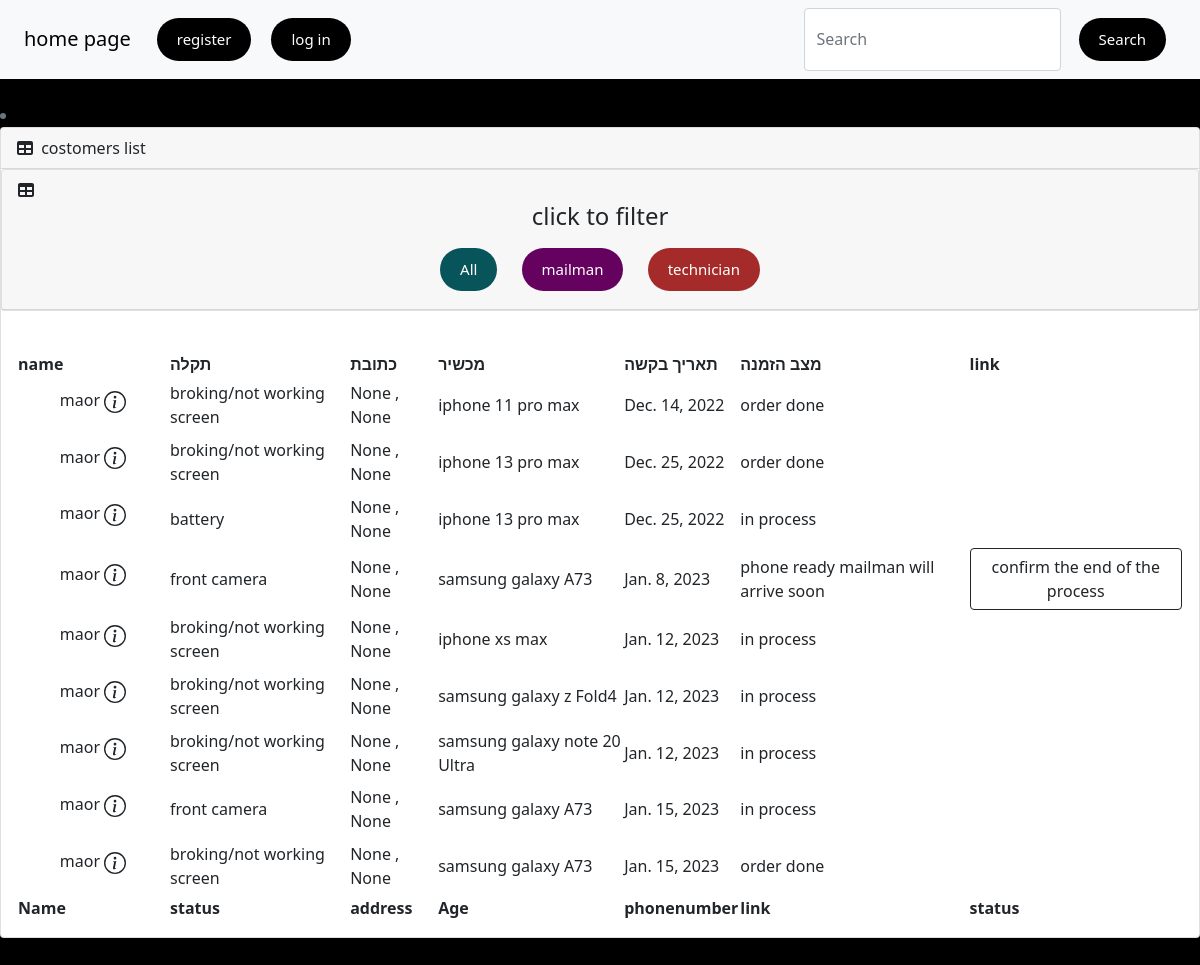
The app's page /userprofile/1 with its own data.
### instruments/models.py (models this page shows, shortened)
class Malfunction(models.Model):
   class StatusType(models.IntegerChoices):
        await_for_mail_man = 1, "await for mail man"
        in_process = 2, "in process"
        phone_ready_for_delivery = 3, 'phone ready for delivery'
        phone_ready_mailman_will_arrive_soon = 4, 'phone ready mailman will arrive soon'
        order_done = 5, 'order done'
   phone= models.ForeignKey(Phone,on_delete=models.CASCADE)
   Malfunction_type= models.ForeignKey(Malfunction_type,on_delete=models.CASCADE)
   user= models.ForeignKey(User,on_delete=models.CASCADE)
   status = models.PositiveIntegerField(null= True, choices=StatusType.choices)
   request_date = models.DateField(auto_now_add=True)
   price = models.PositiveIntegerField(null = True, blank = True)

class Malfunction_type(models.Model):
   Malfunction = models.CharField(max_length=100)

class Phone(models.Model):
   type= models.ForeignKey(Phonetype,on_delete=models.CASCADE)
   device = models.CharField(max_length=100, null=False)

### user/models.py (models this page shows, shortened)
class User(AbstractUser):
    class RoleType2(models.IntegerChoices):
        Mail_Man = 1, "Mail_Man"
        Technician = 2, "Technician"
        Admin = 3, 'Admin'
    age = models.IntegerField(null= True, blank = True )
    City = models.CharField(max_length=100,null= True, blank = True)
    Full_address = models.CharField(max_length=100,null= True, blank = True)
    Postal_Code = models.IntegerField(null= True, blank = True)
    Phonenumber = models.PositiveIntegerField(null= True, blank = True)
    Role = models.PositiveIntegerField(null= True, choices=RoleType2.choices)

### user/views.py (the view)
# urls.py: path('<ud>', views.orderstatus, name="orderstatus"),
def orderstatus(request,ud):
    data = Malfunction.objects.filter(user_id = ud )
    context ={
    'customers': data,
    'action' : 'user'
    }
    return render (request,'firsttable.html',context )

### transport/templates/firsttable.html (shortened to what this page needs)
{% extends "base.html" %}
{% load static %}
{% block content %}
    <head>
        <link href="https://cdn.jsdelivr.net/npm/simple-datatables@latest/dist/style.css" rel="stylesheet" />
        <link href="{%static 'css/styles.css'%}" rel="stylesheet" />
    </head>
        <li class="breadcrumb-item active"></li>
    <div class="card mb-4">
        <div class="card-header">
            <i class="fas fa-table me-1"></i>
                costomers list
                     </div>
                            <div class="card mb-4">
                                <div class="card-header">
                                    <i class="fas fa-table me-1"></i>
                                    <div style="text-align: center;">
                                        <h4> click to filter</h4>
                                        <a href="{% url 'transport:mainpage' %}" class="mybutton" style="background-color: rgb(7, 84, 90);">All</a>
                                        <a href="{% url 'transport:mailman' %}" class="mybutton" style="background-color: rgb(101, 2, 95);">mailman</a>
                                        <a href="{% url 'transport:technician' %}" class="mybutton" style="background-color: brown;">technician</a>
                                        </div>
                                    </div>
                                </div>
                            <div class="card-body">
                                <table id="datatablesSimple">
                                    <thead>
                                        <tr>
                                            <th>name</th>
                                            <th>תקלה</th>
                                            <th>כתובת</th>
                                            <th>מכשיר</th>
                                            <th>תאריך בקשה</th>
                                            <th>מצב הזמנה</th>
                                            <th>link</th>
                                        </tr>
                                    </thead>
                                    <tfoot>
                                        <tr>
                                            <th>Name</th>
                                            <th>status</th>
                                            <th>address</th>
                                            <th>Age</th>
                                            <th>phonenumber</th>
                                            <th>link</th>
                                            <th>status</th>
                                        </tr>
                                    </tfoot>
                                    <tbody>
                                    {%if user.Role == 1 or user.Role == 2 or user.Role == 3 or action == 'user' %}
                                        {%for costomer in customers%}
                                        <tr>
                                            <td>
                                                <div class="wrapper">
                                                    <div class="trigger">
                                                        {{costomer.user.username}}
                                                    </div>
                                                 </div>
                                            </td>
                                            <td>{{costomer.Malfunction_type.Malfunction}}</td>
                                            <td>{{costomer.user.City}} , {{costomer.user.Full_address}}</td>
                                            <td>{{costomer.phone.device}}</td>
                                            <td>{{costomer.request_date}}</td>
                                            <td>{{costomer.get_status_display}}</td>
                                            {% if user.Role == 1 and costomer.status == 1 or user.Role == 3 and costomer.status == 1  or user.Role == 3 and costomer.status == 3 or user.Role == 1 and costomer.status == 3%}
                                                <td><a href="/transport/{{costomer.user_id}},{{costomer.id}},{{costomer.status}},{{user.id}},5" class="mybutton" style="background-color: rgb(101, 2, 95);"> choose</a></td>
                                            {% else %}
                                            {% if user.Role == 2 and costomer.status == 2 or user.Role == 3 and costomer.status == 2 %}
                                                <td><a href="/transport/{{costomer.user_id}},{{costomer.id}},{{costomer.status}},{{user.id}},0" class="mybutton" style="background-color: brown;">choose</a></td>
                                            {% else %}
                                            {% if  action == 'user' and costomer.status == 4 %}
                                                <td><a href="/transport/{{costomer.user_id}},{{costomer.id}},{{costomer.status}},{{user.id}},0" button type="submit" class="btn btn-outline-dark"> confirm the end of the process</a></td>
                                            {% else %}
                                                <td></td>
                                            {% endif %}
                                            {% endif %}
                                            {% endif %}
                                        </tr>
                                        {% endfor %}
                                    {%else%}
                                        <h1> Staff memebers only </h1>
                                    {% endif %}
                                    </tbody>
                                </table>
                            </div>
                        </div>
    </body>
    {% endblock%}

### templates/base.html (style rules this page uses)
.mybutton { display: inline-block; background: #000; color: #fff; border: none; padding: 10px 20px; margin: 10px; border-radius: 30px; cursor: pointer; text-decoration: none; font-size: 15px; font-family: inherit; }
.wrapper { position: relative; padding: 10px; width: 150px; text-align: center; }
.trigger { margin-bottom: 10px; }

### records on screen
Malfunction: user.username "maor", Malfunction_type.Malfunction "broking/not working screen", user.City "None", user.Full_address "None", phone.device "iphone 11 pro max", request_date "Dec. 14, 2022", status "order done"
Malfunction: user.username "maor", Malfunction_type.Malfunction "broking/not working screen", user.City "None", user.Full_address "None", phone.device "iphone 13 pro max", request_date "Dec. 25, 2022", status "order done"
Malfunction: user.username "maor", Malfunction_type.Malfunction "battery", user.City "None", user.Full_address "None", phone.device "iphone 13 pro max", request_date "Dec. 25, 2022", status "in process"
Malfunction: user.username "maor", Malfunction_type.Malfunction "front camera", user.City "None", user.Full_address "None", phone.device "samsung galaxy A73", request_date "Jan. 8, 2023", status "phone ready mailman will arrive soon"
Malfunction: user.username "maor", Malfunction_type.Malfunction "broking/not working screen", user.City "None", user.Full_address "None", phone.device "iphone xs max", request_date "Jan. 12, 2023", status "in process"
Malfunction: user.username "maor", Malfunction_type.Malfunction "broking/not working screen", user.City "None", user.Full_address "None", phone.device "samsung galaxy z Fold4", request_date "Jan. 12, 2023", status "in process"
Malfunction: user.username "maor", Malfunction_type.Malfunction "broking/not working screen", user.City "None", user.Full_address "None", phone.device "samsung galaxy note 20 Ultra", request_date "Jan. 12, 2023", status "in process"
Malfunction: user.username "maor", Malfunction_type.Malfunction "front camera", user.City "None", user.Full_address "None", phone.device "samsung galaxy A73", request_date "Jan. 15, 2023", status "in process"
Malfunction: user.username "maor", Malfunction_type.Malfunction "broking/not working screen", user.City "None", user.Full_address "None", phone.device "samsung galaxy A73", request_date "Jan. 15, 2023", status "order done"
